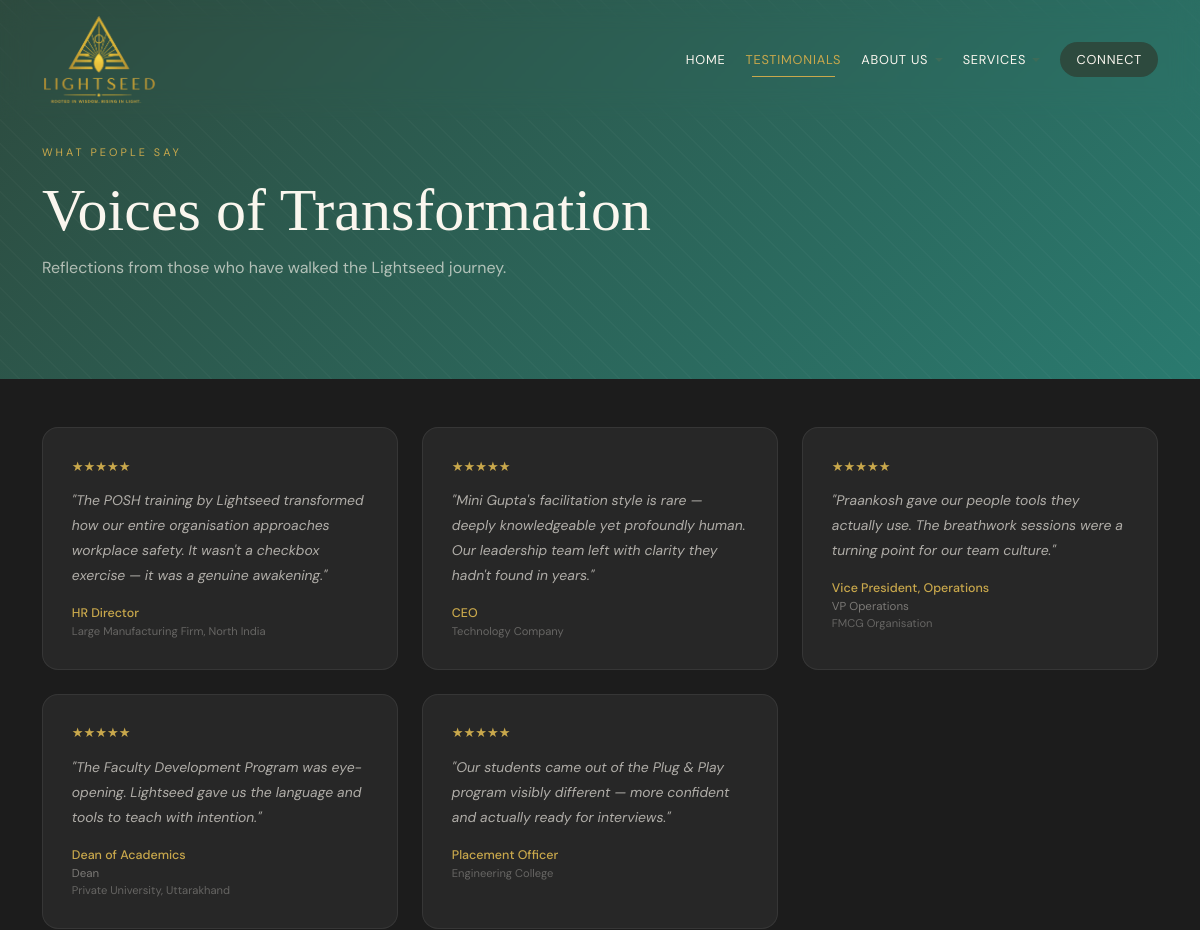
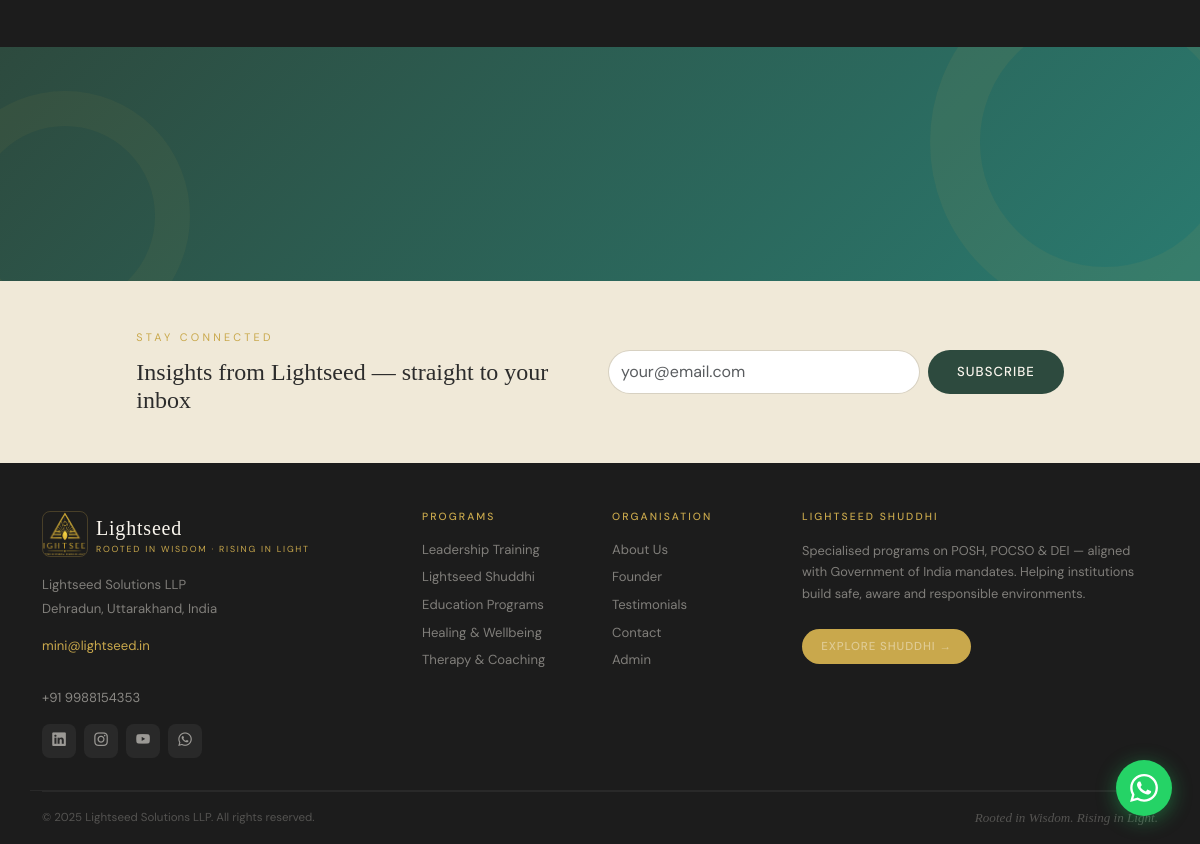
Screenshot of /testimonials with the database file from the repository (2 pictures, top to bottom).
### tables this page shows
CREATE TABLE testimonials (
            id         INTEGER PRIMARY KEY AUTOINCREMENT,
            author     TEXT NOT NULL,
            role       TEXT,
            org        TEXT,
            content    TEXT NOT NULL,
            rating     INTEGER DEFAULT 5,
            approved   INTEGER DEFAULT 0,
            created_at TEXT DEFAULT (datetime('now','localtime'))
        );

### app.py (the view)
@app.route('/testimonials')
def testimonials_page():
    db = get_db()
    testimonials = db.execute(
        "SELECT * FROM testimonials WHERE approved=1 ORDER BY id"
    ).fetchall()
    _track(request, 'testimonials')
    return render_template('testimonials.html', testimonials=testimonials)

### app.py (called while the page is built)
def get_db():
    if 'db' not in g:
        g.db = sqlite3.connect(
            app.config['DATABASE'],
            detect_types=sqlite3.PARSE_DECLTYPES
        )
        g.db.row_factory = sqlite3.Row
    return g.db

@app.after_request
def add_cors(response):
    response.headers['Access-Control-Allow-Origin'] = '*'
    response.headers['Access-Control-Allow-Headers'] = 'Content-Type,Authorization'
    response.headers['Access-Control-Allow-Methods'] = 'GET,POST,PUT,DELETE,OPTIONS'
    return response

def _track(req, page):
    try:
        db = get_db()
        db.execute("INSERT INTO page_views (page,ip,ua) VALUES (?,?,?)",
                   (page, req.remote_addr, req.user_agent.string[:200]))
        db.commit()
    except Exception:
        pass

### templates/testimonials.html (shortened to what this page needs)
{% extends "base.html" %}
{% block content %}
<div class="ls-page-hero" style="background:linear-gradient(135deg,var(--ls-green-deep),var(--ls-teal));">
  <div class="container">
    <span class="section-eyebrow" style="color:var(--ls-gold);" data-anim="fade-down">What People Say</span>
    <h1 data-anim="fade-up" data-delay="150">Voices of Transformation</h1>
    <p data-anim="fade-up" data-delay="280">Reflections from those who have walked the Lightseed journey.</p>
  </div>
</div>
<section class="py-5 bg-ls-dark" style="padding:5rem 0;position:relative;overflow:hidden;">
  <div class="container">
    {% if testimonials %}
    <div class="row g-4" data-stagger="120">
      {% for t in testimonials %}
      <div class="col-md-6 col-lg-4">
        <div class="ls-testimonial h-100">
          <div class="ls-stars mb-2">{% for i in range(t['rating']) %}★{% endfor %}</div>
          <blockquote>"{{ t['content'] }}"</blockquote>
          <div class="ls-testimonial-author">{{ t['author'] }}</div>
          {% if t['role'] and t['role'] != t['author'] %}
          <div style="font-size:0.72rem;color:rgba(250,246,238,0.4);">{{ t['role'] }}</div>
          {% endif %}
          {% if t['org'] %}<div class="ls-testimonial-org">{{ t['org'] }}</div>{% endif %}
        </div>
      </div>
      {% endfor %}
    </div>
    {% else %}
    <div class="text-center py-5" style="color:rgba(250,246,238,0.4);">
      <p style="font-size:1.1rem;">Testimonials coming soon.</p>
    </div>
    {% endif %}
  </div>
</section>
<section class="ls-invitation py-5 text-center" style="padding:5rem 0;">
  <div class="container position-relative" style="z-index:1;">
  </div>
</section>
{% endblock %}

### templates/base.html (shortened to what this page needs)
<!DOCTYPE html>
<html lang="en">
<head>
  <link href="https://cdn.jsdelivr.net/npm/bootstrap@5.3.3/dist/css/bootstrap.min.css" rel="stylesheet">
  <link href="https://cdn.jsdelivr.net/npm/bootstrap-icons@1.11.3/font/bootstrap-icons.min.css" rel="stylesheet">
  <link href="{{ url_for('static', filename='css/lightseed.css') }}" rel="stylesheet">
</head>
<body>
<nav class="navbar navbar-expand-lg ls-navbar fixed-top" id="mainNav">
  <div class="container">
    <a class="navbar-brand" href="/">
      <img src="{{ url_for('static', filename='images/logo.png') }}"
           alt="Lightseed Logo" width="46" height="46">
    </a>
    <div class="collapse navbar-collapse" id="navMenu">
      <ul class="navbar-nav ms-auto align-items-lg-center gap-lg-1">
        <li class="nav-item">
          <a class="nav-link" href="/">Home</a>
        </li>
        <li class="nav-item">
          <a class="nav-link" href="/testimonials">Testimonials</a>
        </li>
        <li class="nav-item dropdown">
          <a class="nav-link dropdown-toggle" href="/about" role="button"
             data-bs-toggle="dropdown" aria-expanded="false">About Us</a>
        </li>
        <li class="nav-item dropdown">
          <a class="nav-link dropdown-toggle" href="/services" role="button"
             data-bs-toggle="dropdown" aria-expanded="false">Services</a>
        </li>
        <li class="nav-item ms-lg-2">
          <a class="nav-link btn-connect px-3" href="/contact">Connect</a>
        </li>
      </ul>
    </div>
  </div>
</nav>
{% block content %}{% endblock %}
<section class="py-5" style="background:var(--ls-cream-dark);">
  <div class="container">
    <div class="row justify-content-center align-items-center g-3">
      <div class="col-lg-5">
        <span class="eyebrow">Stay Connected</span>
        <h4 class="mb-0" style="font-size:1.5rem;">Insights from Lightseed — straight to your inbox</h4>
      </div>
      <div class="col-lg-5">
        <form id="newsletterForm" class="d-flex gap-2">
          <input type="email" name="email" class="form-control"
                 placeholder="your@email.com" required
                 style="border-radius:100px;border:1.5px solid rgba(0,0,0,0.1);">
          <button type="submit" class="btn-ls-green text-nowrap" style="white-space:nowrap;">Subscribe</button>
        </form>
      </div>
    </div>
  </div>
</section>
<footer class="ls-footer pt-5 pb-3">
  <div class="container">
    <div class="row g-4 pb-4" style="border-bottom:1px solid rgba(255,255,255,0.06);">
      <div class="col-lg-4 col-md-6">
        <div class="d-flex align-items-center gap-2 mb-3">
          <img src="{{ url_for('static', filename='images/logo.png') }}"
               alt="Lightseed" width="46" height="46"
               style="border-radius:8px;border:1px solid rgba(201,168,76,0.25);object-fit:cover;">
          <div>
            <div class="brand-name" style="color:var(--ls-cream);">Lightseed</div>
            <div class="brand-tagline">Rooted in wisdom · Rising in light</div>
          </div>
        </div>
        <p style="font-size:0.82rem;line-height:1.8;">
          Lightseed Solutions LLP<br>
          Dehradun, Uttarakhand, India
        </p>
        <a href="mailto:mini@lightseed.in" style="color:var(--ls-gold);">mini@lightseed.in</a><br>
        <a href="tel:+919988154353" style="color:rgba(250,246,238,0.5);">+91 9988154353</a>
        <div class="d-flex gap-2 mt-3">
          <a href="https://linkedin.com" target="_blank" class="d-flex align-items-center justify-content-center"
             style="width:34px;height:34px;border-radius:8px;background:rgba(255,255,255,0.06);color:rgba(250,246,238,0.55);">
            <i class="bi bi-linkedin" style="font-size:0.85rem;"></i></a>
          <a href="https://instagram.com" target="_blank" class="d-flex align-items-center justify-content-center"
             style="width:34px;height:34px;border-radius:8px;background:rgba(255,255,255,0.06);color:rgba(250,246,238,0.55);">
            <i class="bi bi-instagram" style="font-size:0.85rem;"></i></a>
          <a href="https://youtube.com" target="_blank" class="d-flex align-items-center justify-content-center"
             style="width:34px;height:34px;border-radius:8px;background:rgba(255,255,255,0.06);color:rgba(250,246,238,0.55);">
            <i class="bi bi-youtube" style="font-size:0.85rem;"></i></a>
          <a href="https://wa.me/919988154353" target="_blank" class="d-flex align-items-center justify-content-center"
             style="width:34px;height:34px;border-radius:8px;background:rgba(255,255,255,0.06);color:rgba(250,246,238,0.55);">
            <i class="bi bi-whatsapp" style="font-size:0.85rem;"></i></a>
        </div>
      </div>
      <div class="col-lg-2 col-md-6 col-6">
        <h6>Programs</h6>
        <a href="/training">Leadership Training</a>
        <a href="/shuddhi">Lightseed Shuddhi</a>
        <a href="/education">Education Programs</a>
        <a href="/healing">Healing & Wellbeing</a>
        <a href="/therapy">Therapy & Coaching</a>
      </div>
      <div class="col-lg-2 col-md-6 col-6">
        <h6>Organisation</h6>
        <a href="/about">About Us</a>
        <a href="/about#founder">Founder</a>
        <a href="/testimonials">Testimonials</a>
        <a href="/contact">Contact</a>
        <a href="/admin">Admin</a>
      </div>
      <div class="col-lg-4 col-md-6">
        <h6>Lightseed Shuddhi</h6>
        <p style="font-size:0.8rem;line-height:1.7;">
          Specialised programs on POSH, POCSO & DEI — aligned with Government of India mandates.
          Helping institutions build safe, aware and responsible environments.
        </p>
        <a href="/shuddhi" class="btn-ls-primary mt-2 d-inline-block" style="font-size:0.72rem;padding:0.55rem 1.2rem;">
          Explore Shuddhi →
        </a>
      </div>
    </div>
    <div class="d-flex flex-wrap justify-content-between align-items-center pt-3 ls-footer-bottom">
      <p class="mb-0" style="font-size:0.72rem;color:rgba(250,246,238,0.25);">
        © 2025 Lightseed Solutions LLP. All rights reserved.
      </p>
      <p class="mb-0 serif fst-italic" style="font-size:0.82rem;color:rgba(250,246,238,0.25);">
        Rooted in Wisdom. Rising in Light.
      </p>
    </div>
  </div>
</footer>
<a class="ls-whatsapp" href="https://wa.me/919988154353" target="_blank" title="Chat on WhatsApp">
</a>
</body>
</html>

### rows the page displays
testimonials: rating 5 (drawn), content "The POSH training by Lightseed transformed how our entire organisation approaches workplace safety. It wasn't a checkbox exercise — it was a genuine awakening.", author "HR Director", org "Large Manufacturing Firm, North India"
testimonials: rating 5 (drawn), content "Mini Gupta's facilitation style is rare — deeply knowledgeable yet profoundly human. Our leadership team left with clarity they hadn't found in years.", author "CEO", org "Technology Company"
testimonials: rating 5 (drawn), content "Praankosh gave our people tools they actually use. The breathwork sessions were a turning point for our team culture.", author "Vice President, Operations", role "VP Operations", org "FMCG Organisation"
testimonials: rating 5 (drawn), content "The Faculty Development Program was eye-opening. Lightseed gave us the language and tools to teach with intention.", author "Dean of Academics", role "Dean", org "Private University, Uttarakhand"
testimonials: rating 5 (drawn), content "Our students came out of the Plug & Play program visibly different — more confident and actually ready for interviews.", author "Placement Officer", org "Engineering College"
